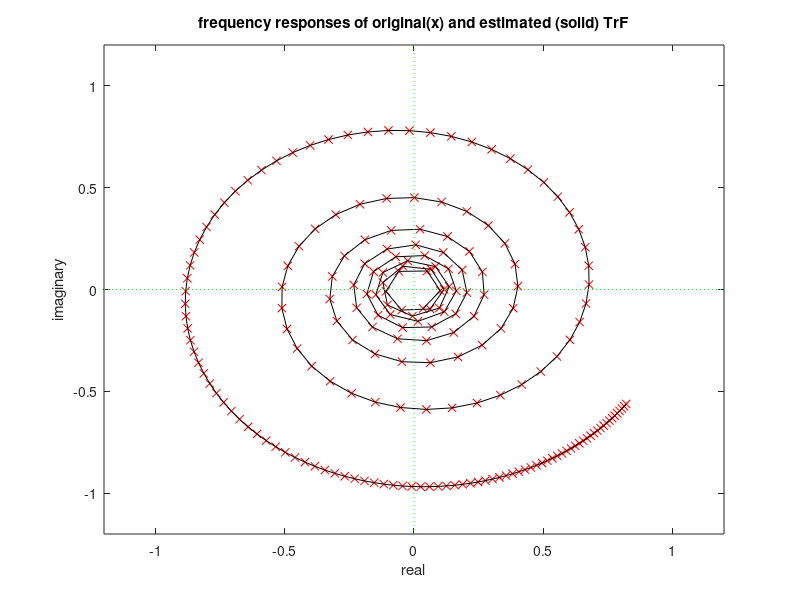
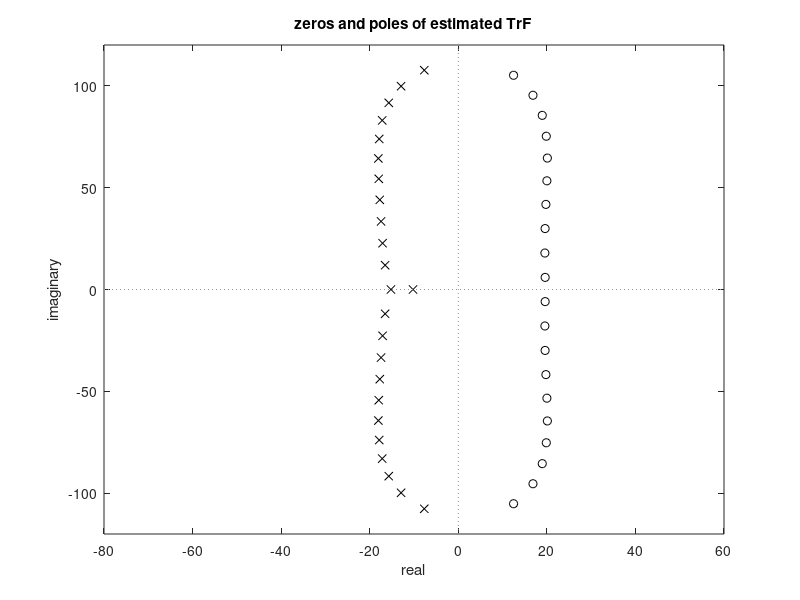

MATLAB code for these plots, in order:
% Strange model from frequency response of transfer function with delay
%case 1d
Td=0.5; %pure delay in seconds
% continuous time transfer function:
num1Ns=10; den1Ns=[1 10]; %G1(s)=10/(s+10)

%frequency response
wr=logspace(0,2,200); %frequency values for response (rad/s)
H1Ns=freqs(num1Ns,den1Ns,wr); %G1(s) frequency response
H1Nsd=H1Ns.*exp(-j*Td*wr); %adding delay to G1(s)

%using invfreqs to obtain the TrF
na=24; %denominator degree
nb=20; %numerator degree
[num1Es,den1Es]=invfreqs(H1Nsd,wr,nb,na); %TrF computation

H1Es=freqs(num1Es,den1Es,wr); %^G1(s) frequency response

%compare frequency responses of original and estimated TrF
figure(1)
plot(H1Nsd,'xr'); hold on;
plot(H1Es,'k');
x1=-1.2; x2=1.2; y1=-1.2; y2=1.2;
axis([x1 x2 y1 y2]);
plot([x1 x2],[0 0],':g'); %x axis
plot([0 0],[y1 y2],':g'); %y axis
title('frequency responses of original(x) and estimated (solid) TrF');
xlabel('real'); ylabel('imaginary');

%pole-zero map of ^G1(s)
figure(2)
gz=roots(num1Es); gp=roots(den1Es);
plot(gz,'ok'); hold on; %zeros plot
plot(gp,'xk'); %poles plot
x1=-80; x2=60; y1=-120; y2=120;
axis([x1 x2 y1 y2]);
plot([x1 x2],[0 0],':g'); %x axis
plot([0 0],[y1 y2],':g'); %y axis
title('zeros and poles of estimated TrF');
xlabel('real'); ylabel('imaginary');

num1Ns
num1Es

den1Ns
den1Es
